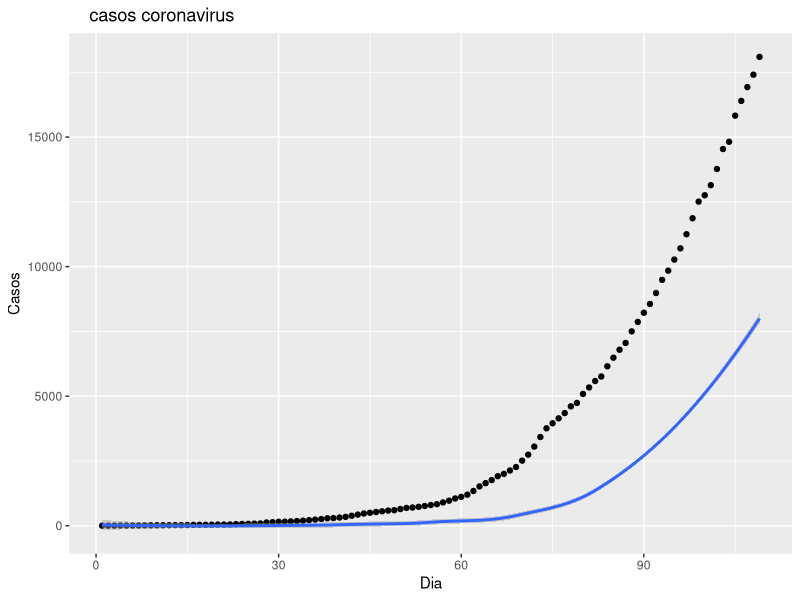
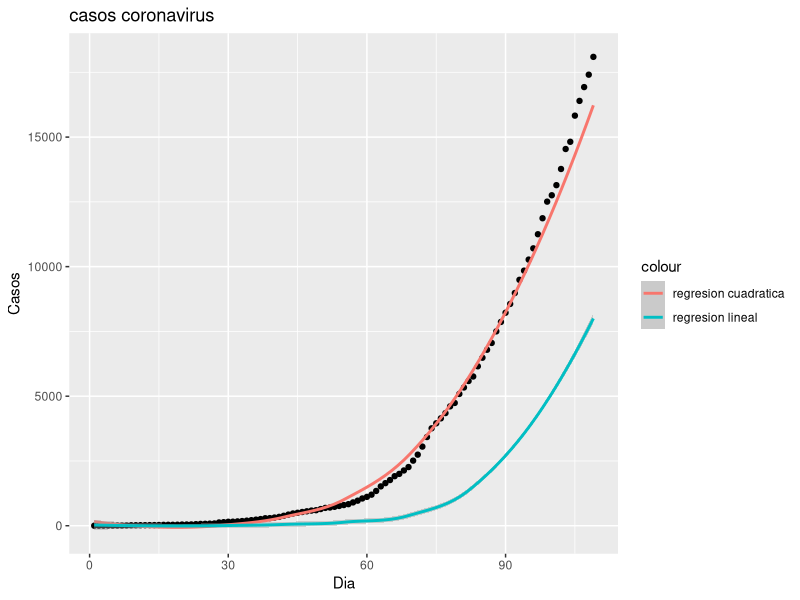
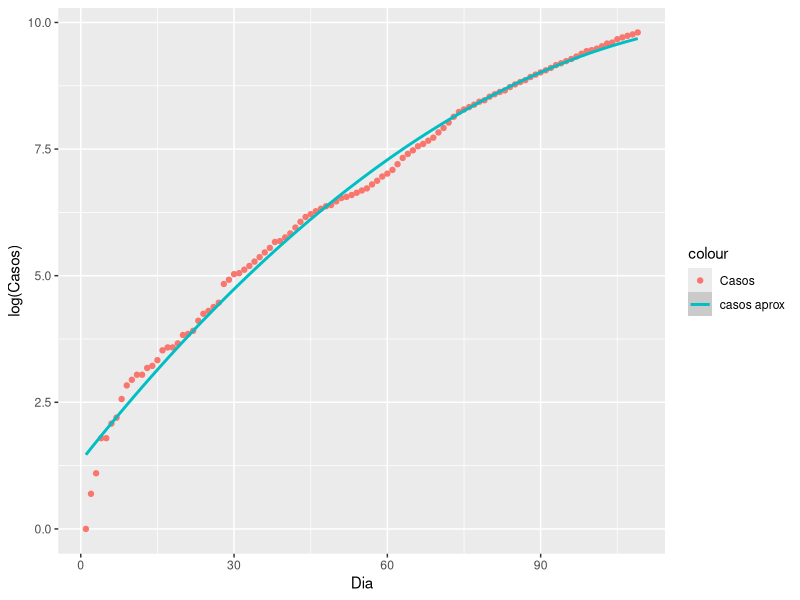

The R source for these figures, in order:
#Regresiones lineales casos de covid

library(dplyr)
library(ggplot2)
casos<-read.csv("casos.csv", sep = ";")
names(casos)[1] <- "Dia"
names(casos)[2] <- "Casos"

#creamos la matriz A
matriz_A<-matrix(data = 1,nrow = nrow(casos),1)
dia<-(casos$Dia)-1
matriz_A<-cbind(matriz_A,dia)

# Matriz con Ln de los casos
matriz_Ln<-log(casos$Casos)

#Multiplicacion de matriz_A^T *A
Matriz_B<-t(matriz_A) %*% matriz_A

#Multiplicacion de matriz_A^T *Matriz_ln
Matriz_C<-t(matriz_A) %*% matriz_Ln

#Matriz inversa de matriz_A^ *A
Inv_B<-solve(Matriz_B) 

# Multiplicacion de (Inversa de A^t*A)*(matriz_A^T *Matriz_ln)
Matriz_Ln_K<-Inv_B %*% Matriz_C

#Tasa de crecimiento
tasa<-Matriz_Ln_K[2,1]
contagio_dia_1<-Matriz_Ln_K[1,1]

#Calculo de casos aproximados con poblacion inicial  * EXP(dia *tasa)
casos$casos_aprox<- round(x = contagio_dia_1 * exp(casos$Dia *tasa),digits = 0)

#Graficar los casos
  ggplot(data = casos,mapping = aes(x = Dia,y = Casos))+
  geom_point()+
  labs(title = '    casos coronavirus')+stat_smooth(mapping = aes(x=Dia,y=casos_aprox))
  
  
  
#Regresiones cuadraticas
  #creamos la matriz 2A
  matriz_2A<-matrix(data = 1,nrow = nrow(casos),1)
  matriz_2A<-cbind(matriz_2A,dia)
  dia_2<-dia^2
  matriz_2A<-cbind(matriz_2A,dia_2)
  
  #Multiplicacion de matriz_2A^T *matriz_2A
  Matriz_2B<-t(matriz_2A) %*% matriz_2A
  
  #Multiplicacion de matriz_2A^T *Matriz_ln
  Matriz_2C<-t(matriz_2A) %*% matriz_Ln
  
  # Multiplicacion de (Inversa de 2A^t*A)*(matriz_2A^T *Matriz_ln)
  Matriz_2Ln_K<-solve(Matriz_2B)%*% Matriz_2C
  
  #Tasa de crecimiento
  tasa2<-Matriz_2Ln_K[2,1]
  contagio2_dia_1<-Matriz_2Ln_K[1,1]
  c2<-Matriz_2Ln_K[3,1]
 
  casos$casos2_aprox<-round(x = exp(contagio2_dia_1)*exp(tasa2*dia + c2*((dia)^2)),digits = 0)
  
  #Graficar los casos y las regresiones lineales
  ggplot(data = casos,mapping = aes(x = Dia,y = Casos))+
    geom_point()+
    labs(title = 'casos coronavirus')+
    stat_smooth(mapping = aes(x=Dia,y=casos2_aprox,colour="regresion cuadratica"))+
    stat_smooth(mapping = aes(x = Dia,y = casos_aprox,colour="regresion lineal"))
 
  
  ggplot(data = casos,mapping = aes(x = Dia,y = log(Casos),colour="Casos"))+
    geom_point()+
    stat_smooth(mapping = aes(x=Dia,y=log(casos2_aprox),colour="casos aprox"))
    
  
  ################################### Regresiones con la funcion lm ###################################
  # build linear regression model on full data
  Modelo_1<- lm(log(Casos) ~ dia, data=casos)                 
  print(Modelo_1)
  
  # build quadratic regression model on full data
  x<-dia^2
  Modelo_2<- lm(log(Casos) ~ (dia + x), data=casos)    
  print(Modelo_2)  
  
